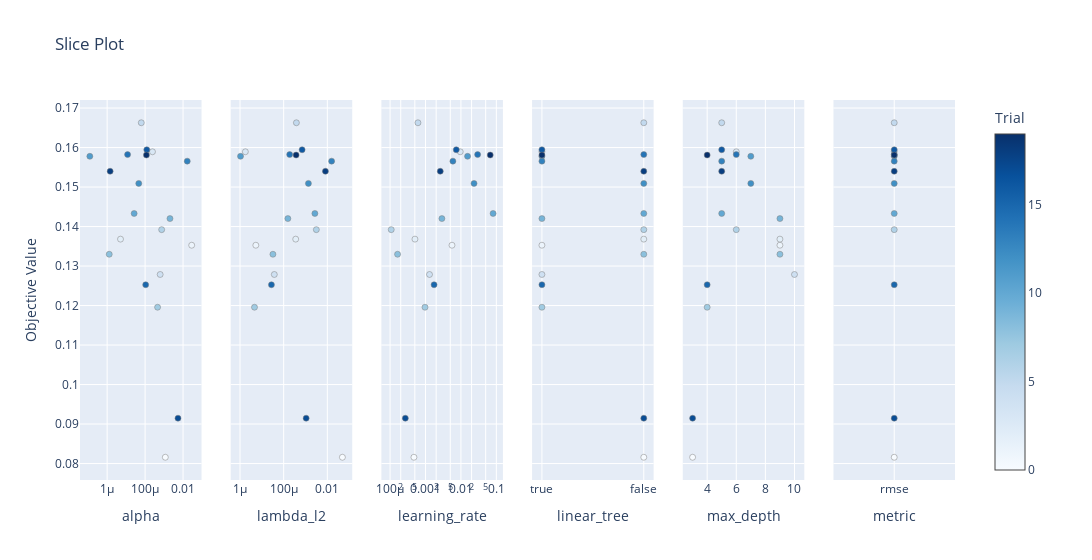

The notebook cell this image was saved under:
### Code cell
optuna.visualization.plot_slice(study)

### Figure 1 — Plotly figure (JSON) as saved in the notebook; plotly's stock layout.template omitted (floating-point values rounded to 4 significant figures)
{"data": [{"marker": {"color": [0, 1, 2, 3, 4, 5, 6, 7, 8, 9, 10, 11, 12, 13, 14, 15, 16, 17, 18, 19], "colorbar": {"title": {"text": "Trial"}, "x": 1, "xpad": 40}, "colorscale": [[0, "rgb(247,251,255)"], [0.125, "rgb(222,235,247)"], [0.25, "rgb(198,219,239)"], [0.375, "rgb(158,202,225)"], [0.5, "rgb(107,174,214)"], [0.625, "rgb(66,146,198)"], [0.75, "rgb(33,113,181)"], [0.875, "rgb(8,81,156)"], [1, "rgb(8,48,107)"]], "line": {"color": "Grey", "width": 0.5}, "showscale": true}, "mode": "markers", "name": "Feasible Trial", "showlegend": false, "type": "scatter", "x": [0.001164, 0.02858, 5.053e-06, 0.0002446, 0.0006218, 6.284e-05, 0.0007474, 0.000455, 1.286e-06, 0.002048, 2.649e-05, 1.222e-07, 4.632e-05, 0.01664, 1.193e-05, 0.0001073, 0.0001228, 0.005401, 1.44e-06, 0.0001173], "xaxis": "x", "y": [0.08159, 0.1353, 0.1368, 0.1589, 0.1279, 0.1663, 0.1392, 0.1196, 0.133, 0.142, 0.1433, 0.1578, 0.1509, 0.1566, 0.1582, 0.1253, 0.1594, 0.09148, 0.154, 0.1581], "yaxis": "y"}, {"marker": {"color": [0, 1, 2, 3, 4, 5, 6, 7, 8, 9, 10, 11, 12, 13, 14, 15, 16, 17, 18, 19], "colorbar": {"title": {"text": "Trial"}, "x": 1, "xpad": 40}, "colorscale": [[0, "rgb(247,251,255)"], [0.125, "rgb(222,235,247)"], [0.25, "rgb(198,219,239)"], [0.375, "rgb(158,202,225)"], [0.5, "rgb(107,174,214)"], [0.625, "rgb(66,146,198)"], [0.75, "rgb(33,113,181)"], [0.875, "rgb(8,81,156)"], [1, "rgb(8,48,107)"]], "line": {"color": "Grey", "width": 0.5}, "showscale": false}, "mode": "markers", "name": "Feasible Trial", "showlegend": false, "type": "scatter", "x": [0.04904, 5.303e-06, 0.000356, 1.757e-06, 3.724e-05, 0.0003829, 0.003138, 4.603e-06, 3.216e-05, 0.0001553, 0.002686, 1.054e-06, 0.001361, 0.01574, 0.0001884, 2.75e-05, 0.0006988, 0.00107, 0.00818, 0.000371], "xaxis": "x2", "y": [0.08159, 0.1353, 0.1368, 0.1589, 0.1279, 0.1663, 0.1392, 0.1196, 0.133, 0.142, 0.1433, 0.1578, 0.1509, 0.1566, 0.1582, 0.1253, 0.1594, 0.09148, 0.154, 0.1581], "yaxis": "y2"}, {"marker": {"color": [0, 1, 2, 3, 4, 5, 6, 7, 8, 9, 10, 11, 12, 13, 14, 15, 16, 17, 18, 19], "colorbar": {"title": {"text": "Trial"}, "x": 1, "xpad": 40}, "colorscale": [[0, "rgb(247,251,255)"], [0.125, "rgb(222,235,247)"], [0.25, "rgb(198,219,239)"], [0.375, "rgb(158,202,225)"], [0.5, "rgb(107,174,214)"], [0.625, "rgb(66,146,198)"], [0.75, "rgb(33,113,181)"], [0.875, "rgb(8,81,156)"], [1, "rgb(8,48,107)"]], "line": {"color": "Grey", "width": 0.5}, "showscale": false}, "mode": "markers", "name": "Feasible Trial", "showlegend": false, "type": "scatter", "x": [0.0004713, 0.005588, 0.0005037, 0.009575, 0.001298, 0.0006118, 0.0001077, 0.0009672, 0.0001625, 0.002904, 0.08095, 0.0154, 0.02345, 0.005934, 0.02961, 0.001745, 0.007396, 0.0002695, 0.002613, 0.06725], "xaxis": "x3", "y": [0.08159, 0.1353, 0.1368, 0.1589, 0.1279, 0.1663, 0.1392, 0.1196, 0.133, 0.142, 0.1433, 0.1578, 0.1509, 0.1566, 0.1582, 0.1253, 0.1594, 0.09148, 0.154, 0.1581], "yaxis": "y3"}, {"marker": {"color": [0, 1, 2, 3, 4, 5, 6, 7, 8, 9, 10, 11, 12, 13, 14, 15, 16, 17, 18, 19], "colorbar": {"title": {"text": "Trial"}, "x": 1, "xpad": 40}, "colorscale": [[0, "rgb(247,251,255)"], [0.125, "rgb(222,235,247)"], [0.25, "rgb(198,219,239)"], [0.375, "rgb(158,202,225)"], [0.5, "rgb(107,174,214)"], [0.625, "rgb(66,146,198)"], [0.75, "rgb(33,113,181)"], [0.875, "rgb(8,81,156)"], [1, "rgb(8,48,107)"]], "line": {"color": "Grey", "width": 0.5}, "showscale": false}, "mode": "markers", "name": "Feasible Trial", "showlegend": false, "type": "scatter", "x": [false, true, false, true, true, false, false, true, false, true, false, true, false, true, false, true, true, false, false, true], "xaxis": "x4", "y": [0.08159, 0.1353, 0.1368, 0.1589, 0.1279, 0.1663, 0.1392, 0.1196, 0.133, 0.142, 0.1433, 0.1578, 0.1509, 0.1566, 0.1582, 0.1253, 0.1594, 0.09148, 0.154, 0.1581], "yaxis": "y4"}, {"marker": {"color": [0, 1, 2, 3, 4, 5, 6, 7, 8, 9, 10, 11, 12, 13, 14, 15, 16, 17, 18, 19], "colorbar": {"title": {"text": "Trial"}, "x": 1, "xpad": 40}, "colorscale": [[0, "rgb(247,251,255)"], [0.125, "rgb(222,235,247)"], [0.25, "rgb(198,219,239)"], [0.375, "rgb(158,202,225)"], [0.5, "rgb(107,174,214)"], [0.625, "rgb(66,146,198)"], [0.75, "rgb(33,113,181)"], [0.875, "rgb(8,81,156)"], [1, "rgb(8,48,107)"]], "line": {"color": "Grey", "width": 0.5}, "showscale": false}, "mode": "markers", "name": "Feasible Trial", "showlegend": false, "type": "scatter", "x": [3, 9, 9, 6, 10, 5, 6, 4, 9, 9, 5, 7, 7, 5, 6, 4, 5, 3, 5, 4], "xaxis": "x5", "y": [0.08159, 0.1353, 0.1368, 0.1589, 0.1279, 0.1663, 0.1392, 0.1196, 0.133, 0.142, 0.1433, 0.1578, 0.1509, 0.1566, 0.1582, 0.1253, 0.1594, 0.09148, 0.154, 0.1581], "yaxis": "y5"}, {"marker": {"color": [0, 1, 2, 3, 4, 5, 6, 7, 8, 9, 10, 11, 12, 13, 14, 15, 16, 17, 18, 19], "colorbar": {"title": {"text": "Trial"}, "x": 1, "xpad": 40}, "colorscale": [[0, "rgb(247,251,255)"], [0.125, "rgb(222,235,247)"], [0.25, "rgb(198,219,239)"], [0.375, "rgb(158,202,225)"], [0.5, "rgb(107,174,214)"], [0.625, "rgb(66,146,198)"], [0.75, "rgb(33,113,181)"], [0.875, "rgb(8,81,156)"], [1, "rgb(8,48,107)"]], "line": {"color": "Grey", "width": 0.5}, "showscale": false}, "mode": "markers", "name": "Feasible Trial", "showlegend": false, "type": "scatter", "x": ["rmse", null, null, "rmse", null, "rmse", "rmse", null, null, null, "rmse", "rmse", "rmse", "rmse", "rmse", "rmse", "rmse", "rmse", "rmse", "rmse"], "xaxis": "x6", "y": [0.08159, 0.1353, 0.1368, 0.1589, 0.1279, 0.1663, 0.1392, 0.1196, 0.133, 0.142, 0.1433, 0.1578, 0.1509, 0.1566, 0.1582, 0.1253, 0.1594, 0.09148, 0.154, 0.1581], "yaxis": "y6"}], "layout": {"title": {"text": "Slice Plot"}, "width": 1800, "xaxis": {"anchor": "y", "domain": [0, 0.1389], "title": {"text": "alpha"}, "type": "log"}, "xaxis2": {"anchor": "y2", "domain": [0.1722, 0.3111], "title": {"text": "lambda_l2"}, "type": "log"}, "xaxis3": {"anchor": "y3", "domain": [0.3444, 0.4833], "title": {"text": "learning_rate"}, "type": "log"}, "xaxis4": {"anchor": "y4", "categoryarray": [true, false], "categoryorder": "array", "domain": [0.5167, 0.6556], "title": {"text": "linear_tree"}, "type": "category"}, "xaxis5": {"anchor": "y5", "domain": [0.6889, 0.8278], "title": {"text": "max_depth"}}, "xaxis6": {"anchor": "y6", "categoryarray": [null, "rmse"], "categoryorder": "array", "domain": [0.8611, 1], "title": {"text": "metric"}, "type": "category"}, "yaxis": {"anchor": "x", "domain": [0, 1], "title": {"text": "Objective Value"}}, "yaxis2": {"anchor": "x2", "domain": [0, 1], "matches": "y", "showticklabels": false}, "yaxis3": {"anchor": "x3", "domain": [0, 1], "matches": "y", "showticklabels": false}, "yaxis4": {"anchor": "x4", "domain": [0, 1], "matches": "y", "showticklabels": false}, "yaxis5": {"anchor": "x5", "domain": [0, 1], "matches": "y", "showticklabels": false}, "yaxis6": {"anchor": "x6", "domain": [0, 1], "matches": "y", "showticklabels": false}}}
